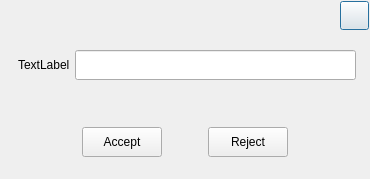
<?xml version="1.0" encoding="UTF-8"?>
<ui version="4.0">
 <class>BiLiPropertyDlg</class>
 <widget class="QDialog" name="BiLiPropertyDlg">
  <property name="geometry">
   <rect>
    <x>0</x>
    <y>0</y>
    <width>370</width>
    <height>179</height>
   </rect>
  </property>
  <property name="sizePolicy">
   <sizepolicy hsizetype="Fixed" vsizetype="Expanding">
    <horstretch>0</horstretch>
    <verstretch>0</verstretch>
   </sizepolicy>
  </property>
  <property name="minimumSize">
   <size>
    <width>370</width>
    <height>0</height>
   </size>
  </property>
  <property name="maximumSize">
   <size>
    <width>370</width>
    <height>16777215</height>
   </size>
  </property>
  <property name="windowTitle">
   <string>BiLiPropertyDlg</string>
  </property>
  <layout class="QVBoxLayout" name="verticalLayout_2" stretch="0,0,0,1,0">
   <property name="spacing">
    <number>0</number>
   </property>
   <property name="leftMargin">
    <number>1</number>
   </property>
   <property name="topMargin">
    <number>1</number>
   </property>
   <property name="rightMargin">
    <number>1</number>
   </property>
   <property name="bottomMargin">
    <number>1</number>
   </property>
   <item>
    <widget class="QWidget" name="PropertyTitleWid" native="true">
     <property name="sizePolicy">
      <sizepolicy hsizetype="Preferred" vsizetype="Preferred">
       <horstretch>40</horstretch>
       <verstretch>0</verstretch>
      </sizepolicy>
     </property>
     <property name="minimumSize">
      <size>
       <width>0</width>
       <height>29</height>
      </size>
     </property>
     <property name="maximumSize">
      <size>
       <width>10000</width>
       <height>29</height>
      </size>
     </property>
     <layout class="QHBoxLayout" name="horizontalLayout_3">
      <property name="spacing">
       <number>0</number>
      </property>
      <property name="leftMargin">
       <number>0</number>
      </property>
      <property name="topMargin">
       <number>0</number>
      </property>
      <property name="rightMargin">
       <number>0</number>
      </property>
      <property name="bottomMargin">
       <number>0</number>
      </property>
      <item>
       <widget class="QLabel" name="TipIconLab">
        <property name="sizePolicy">
         <sizepolicy hsizetype="Fixed" vsizetype="Fixed">
          <horstretch>0</horstretch>
          <verstretch>0</verstretch>
         </sizepolicy>
        </property>
        <property name="minimumSize">
         <size>
          <width>30</width>
          <height>29</height>
         </size>
        </property>
        <property name="maximumSize">
         <size>
          <width>30</width>
          <height>29</height>
         </size>
        </property>
        <property name="text">
         <string/>
        </property>
       </widget>
      </item>
      <item>
       <spacer name="horizontalSpacer_8">
        <property name="orientation">
         <enum>Qt::Horizontal</enum>
        </property>
        <property name="sizeType">
         <enum>QSizePolicy::Fixed</enum>
        </property>
        <property name="sizeHint" stdset="0">
         <size>
          <width>10</width>
          <height>20</height>
         </size>
        </property>
       </spacer>
      </item>
      <item>
       <widget class="QLabel" name="PropertyNameLab">
        <property name="sizePolicy">
         <sizepolicy hsizetype="Preferred" vsizetype="Fixed">
          <horstretch>0</horstretch>
          <verstretch>0</verstretch>
         </sizepolicy>
        </property>
        <property name="minimumSize">
         <size>
          <width>0</width>
          <height>29</height>
         </size>
        </property>
        <property name="maximumSize">
         <size>
          <width>16777215</width>
          <height>29</height>
         </size>
        </property>
        <property name="text">
         <string/>
        </property>
       </widget>
      </item>
      <item>
       <widget class="QPushButton" name="CloseBtn">
        <property name="minimumSize">
         <size>
          <width>29</width>
          <height>29</height>
         </size>
        </property>
        <property name="maximumSize">
         <size>
          <width>29</width>
          <height>29</height>
         </size>
        </property>
        <property name="text">
         <string/>
        </property>
       </widget>
      </item>
      <item>
       <spacer name="horizontalSpacer_4">
        <property name="orientation">
         <enum>Qt::Horizontal</enum>
        </property>
        <property name="sizeType">
         <enum>QSizePolicy::Fixed</enum>
        </property>
        <property name="sizeHint" stdset="0">
         <size>
          <width>0</width>
          <height>20</height>
         </size>
        </property>
       </spacer>
      </item>
     </layout>
    </widget>
   </item>
   <item>
    <widget class="QWidget" name="nameWid" native="true">
     <property name="minimumSize">
      <size>
       <width>0</width>
       <height>0</height>
      </size>
     </property>
     <property name="maximumSize">
      <size>
       <width>16777215</width>
       <height>16777215</height>
      </size>
     </property>
     <layout class="QHBoxLayout" name="horizontalLayout_2">
      <property name="spacing">
       <number>0</number>
      </property>
      <property name="leftMargin">
       <number>0</number>
      </property>
      <property name="topMargin">
       <number>0</number>
      </property>
      <property name="rightMargin">
       <number>0</number>
      </property>
      <property name="bottomMargin">
       <number>0</number>
      </property>
      <item>
       <layout class="QVBoxLayout" name="verticalLayout" stretch="0,0,0">
        <property name="spacing">
         <number>0</number>
        </property>
        <item>
         <spacer name="verticalSpacer_2">
          <property name="orientation">
           <enum>Qt::Vertical</enum>
          </property>
          <property name="sizeType">
           <enum>QSizePolicy::Fixed</enum>
          </property>
          <property name="sizeHint" stdset="0">
           <size>
            <width>20</width>
            <height>20</height>
           </size>
          </property>
         </spacer>
        </item>
        <item>
         <layout class="QHBoxLayout" name="horizontalLayout">
          <property name="spacing">
           <number>0</number>
          </property>
          <item>
           <spacer name="horizontalSpacer">
            <property name="orientation">
             <enum>Qt::Horizontal</enum>
            </property>
            <property name="sizeType">
             <enum>QSizePolicy::Fixed</enum>
            </property>
            <property name="sizeHint" stdset="0">
             <size>
              <width>17</width>
              <height>10</height>
             </size>
            </property>
           </spacer>
          </item>
          <item>
           <widget class="QLabel" name="mSourceName">
            <property name="minimumSize">
             <size>
              <width>0</width>
              <height>30</height>
             </size>
            </property>
            <property name="maximumSize">
             <size>
              <width>16777215</width>
              <height>30</height>
             </size>
            </property>
            <property name="text">
             <string>TextLabel</string>
            </property>
           </widget>
          </item>
          <item>
           <spacer name="horizontalSpacer_3">
            <property name="orientation">
             <enum>Qt::Horizontal</enum>
            </property>
            <property name="sizeType">
             <enum>QSizePolicy::Fixed</enum>
            </property>
            <property name="sizeHint" stdset="0">
             <size>
              <width>5</width>
              <height>20</height>
             </size>
            </property>
           </spacer>
          </item>
          <item>
           <widget class="QLineEdit" name="nameEdit">
            <property name="minimumSize">
             <size>
              <width>0</width>
              <height>30</height>
             </size>
            </property>
            <property name="maximumSize">
             <size>
              <width>16777215</width>
              <height>30</height>
             </size>
            </property>
           </widget>
          </item>
          <item>
           <spacer name="horizontalSpacer_2">
            <property name="orientation">
             <enum>Qt::Horizontal</enum>
            </property>
            <property name="sizeType">
             <enum>QSizePolicy::Fixed</enum>
            </property>
            <property name="sizeHint" stdset="0">
             <size>
              <width>13</width>
              <height>10</height>
             </size>
            </property>
           </spacer>
          </item>
         </layout>
        </item>
        <item>
         <spacer name="verticalSpacer">
          <property name="orientation">
           <enum>Qt::Vertical</enum>
          </property>
          <property name="sizeType">
           <enum>QSizePolicy::Fixed</enum>
          </property>
          <property name="sizeHint" stdset="0">
           <size>
            <width>20</width>
            <height>0</height>
           </size>
          </property>
         </spacer>
        </item>
       </layout>
      </item>
     </layout>
    </widget>
   </item>
   <item>
    <widget class="QWidget" name="VolSliderWid" native="true">
     <property name="sizePolicy">
      <sizepolicy hsizetype="Preferred" vsizetype="Preferred">
       <horstretch>0</horstretch>
       <verstretch>0</verstretch>
      </sizepolicy>
     </property>
     <property name="minimumSize">
      <size>
       <width>0</width>
       <height>0</height>
      </size>
     </property>
     <property name="maximumSize">
      <size>
       <width>16777215</width>
       <height>16777215</height>
      </size>
     </property>
     <property name="styleSheet">
      <string notr="true"/>
     </property>
    </widget>
   </item>
   <item>
    <widget class="QWidget" name="PropertyWid" native="true">
     <property name="sizePolicy">
      <sizepolicy hsizetype="Preferred" vsizetype="Expanding">
       <horstretch>0</horstretch>
       <verstretch>0</verstretch>
      </sizepolicy>
     </property>
     <property name="minimumSize">
      <size>
       <width>0</width>
       <height>0</height>
      </size>
     </property>
     <property name="maximumSize">
      <size>
       <width>16777215</width>
       <height>16777215</height>
      </size>
     </property>
    </widget>
   </item>
   <item>
    <widget class="QWidget" name="BtnBoxWid" native="true">
     <property name="sizePolicy">
      <sizepolicy hsizetype="Preferred" vsizetype="Preferred">
       <horstretch>0</horstretch>
       <verstretch>0</verstretch>
      </sizepolicy>
     </property>
     <property name="minimumSize">
      <size>
       <width>0</width>
       <height>51</height>
      </size>
     </property>
     <property name="maximumSize">
      <size>
       <width>100000</width>
       <height>51</height>
      </size>
     </property>
     <layout class="QVBoxLayout" name="verticalLayout_3">
      <property name="spacing">
       <number>0</number>
      </property>
      <property name="leftMargin">
       <number>0</number>
      </property>
      <property name="topMargin">
       <number>0</number>
      </property>
      <property name="rightMargin">
       <number>0</number>
      </property>
      <property name="bottomMargin">
       <number>0</number>
      </property>
      <item>
       <layout class="QHBoxLayout" name="horizontalLayout_5">
        <property name="spacing">
         <number>0</number>
        </property>
        <item>
         <spacer name="horizontalSpacer_6">
          <property name="orientation">
           <enum>Qt::Horizontal</enum>
          </property>
          <property name="sizeHint" stdset="0">
           <size>
            <width>40</width>
            <height>10</height>
           </size>
          </property>
         </spacer>
        </item>
        <item>
         <layout class="QHBoxLayout" name="horizontalLayout_4">
          <property name="spacing">
           <number>0</number>
          </property>
          <item>
           <widget class="QPushButton" name="AcceptedBtn">
            <property name="sizePolicy">
             <sizepolicy hsizetype="Fixed" vsizetype="Fixed">
              <horstretch>0</horstretch>
              <verstretch>0</verstretch>
             </sizepolicy>
            </property>
            <property name="minimumSize">
             <size>
              <width>80</width>
              <height>30</height>
             </size>
            </property>
            <property name="maximumSize">
             <size>
              <width>80</width>
              <height>30</height>
             </size>
            </property>
            <property name="text">
             <string>Accept</string>
            </property>
           </widget>
          </item>
          <item>
           <spacer name="horizontalSpacer_5">
            <property name="orientation">
             <enum>Qt::Horizontal</enum>
            </property>
            <property name="sizeType">
             <enum>QSizePolicy::Fixed</enum>
            </property>
            <property name="sizeHint" stdset="0">
             <size>
              <width>46</width>
              <height>10</height>
             </size>
            </property>
           </spacer>
          </item>
          <item>
           <widget class="QPushButton" name="RejectedBtn">
            <property name="sizePolicy">
             <sizepolicy hsizetype="Fixed" vsizetype="Fixed">
              <horstretch>0</horstretch>
              <verstretch>0</verstretch>
             </sizepolicy>
            </property>
            <property name="minimumSize">
             <size>
              <width>80</width>
              <height>30</height>
             </size>
            </property>
            <property name="maximumSize">
             <size>
              <width>80</width>
              <height>30</height>
             </size>
            </property>
            <property name="text">
             <string>Reject</string>
            </property>
           </widget>
          </item>
         </layout>
        </item>
        <item>
         <spacer name="horizontalSpacer_7">
          <property name="orientation">
           <enum>Qt::Horizontal</enum>
          </property>
          <property name="sizeHint" stdset="0">
           <size>
            <width>40</width>
            <height>10</height>
           </size>
          </property>
         </spacer>
        </item>
       </layout>
      </item>
      <item>
       <spacer name="verticalSpacer_3">
        <property name="orientation">
         <enum>Qt::Vertical</enum>
        </property>
        <property name="sizeType">
         <enum>QSizePolicy::Fixed</enum>
        </property>
        <property name="sizeHint" stdset="0">
         <size>
          <width>22</width>
          <height>21</height>
         </size>
        </property>
       </spacer>
      </item>
     </layout>
    </widget>
   </item>
  </layout>
 </widget>
 <layoutdefault spacing="6" margin="11"/>
 <resources/>
 <connections/>
</ui>
